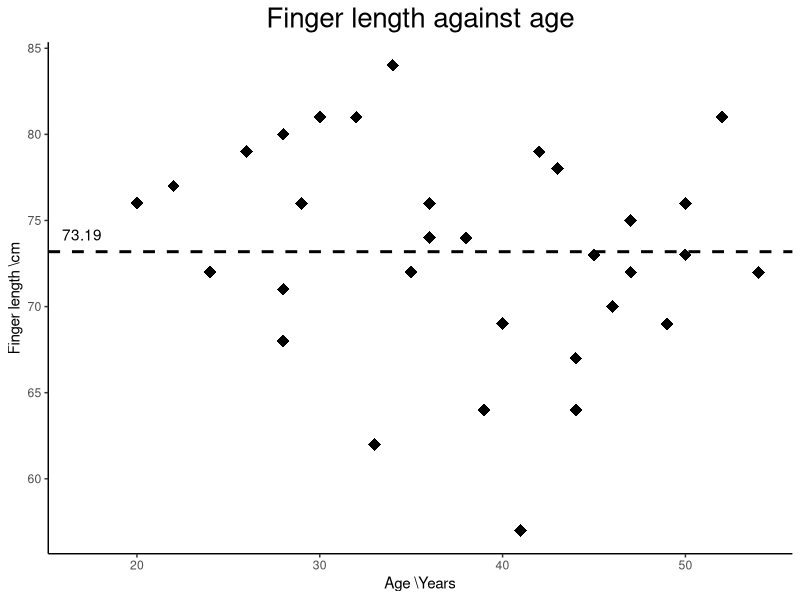
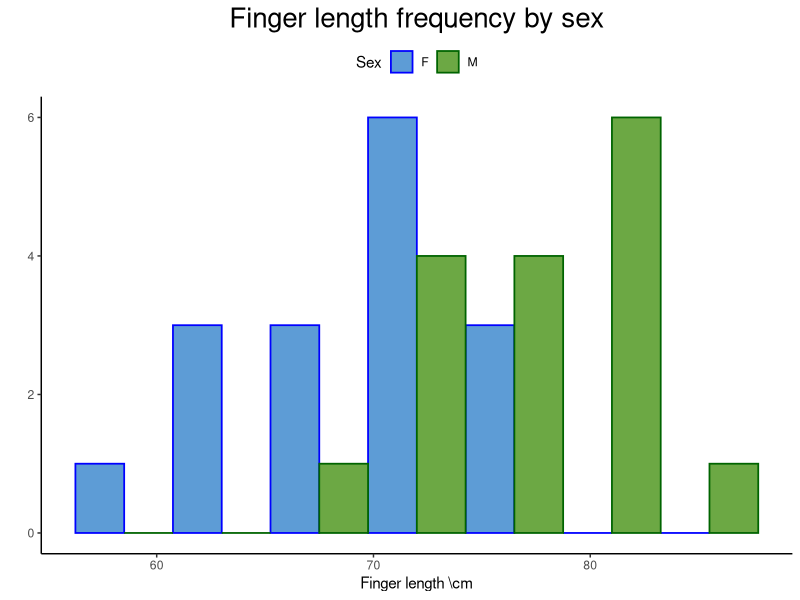
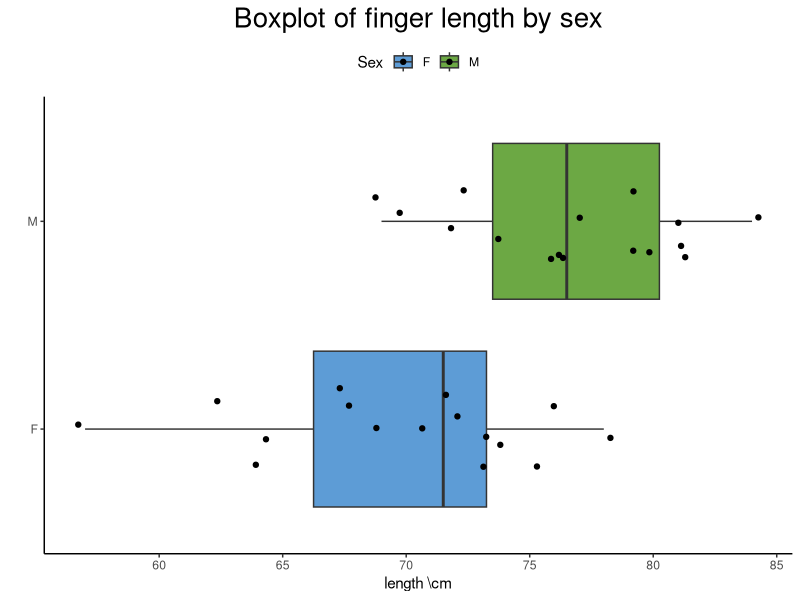

Reproduce these figures in R, in order.
## ---- chunk 1
library(RColorBrewer)
library(ggplot2)
library(dplyr)
library(readr)
library(knitr)
library(kableExtra)

df <- read_csv("ringData.csv")

smry<-
  df %>%
  group_by(Sex) %>%
  summarise(obs=n(), mean_length = round(mean(Length),2), s.dev=round(sd(Length),2), var=round(var(Length),2) )

correlation <- cor(df$Age,df$Length)

num_men<-df %>% filter(Sex=="M")  %>% summarise(n())
num_women<-df %>% filter(Sex=="F")  %>% summarise(n())

colors<-c("#5d9cd6","#6ca844")

bp<-ggplot(data=df, aes(x=Sex, y=Length, fill=Sex))

scat<-ggplot(data=df,aes(y=Length, x=Age))  


## ---- chunk 2
scat+geom_point(size=4, shape=18) + theme_classic()+
  #stat_smooth(method = "lm", se=FALSE)+
  #facet_grid(Sex ~ .)
  #geom_smooth(method="lm", se=FALSE, color="black", linetype="dashed")+
  geom_hline(yintercept = mean(df$Length), linetype="dashed", size=1)+
  scale_color_manual(values=colors)+
  theme_classic()+
  theme(axis.title.y = element_text(),   legend.position = "top", plot.title=element_text(hjust=0.5, size=20))+
  labs(x="Age \\Years", y="Finger length \\cm", title = "Finger length against age")+
  annotate(geom = "text", x = 17, y =  mean(df$Length)+1, label = round(mean(df$Length),2))
## ---- chunk 3
kable(smry) %>%
 kable_styling(position = "center")

## ---- chunk 4
hist<-ggplot(data=df,aes(x=Length, fill=Sex, color=Sex))

hist + geom_histogram(bins =7, position="dodge", size = 0.6)+
  labs(x="Finger length \\cm", y="", title = "Finger length frequency by sex")+
  scale_fill_manual(values=colors)+
  scale_color_manual(values=c("blue", "dark green"))+
  theme_classic()+
  theme(legend.position = "top", plot.title=element_text(hjust=0.5, size=20))

bp<-ggplot(data=df,aes(x=Sex,y=Length, fill=Sex))  

bp+geom_boxplot()+
  geom_jitter(width=0.2)+
  scale_fill_manual(values=colors)+
  theme_classic()+
  theme(legend.position = "top", plot.title=element_text(hjust=0.5, size=20))+
  coord_flip()+
  labs(y="length \\cm", x=" ", title="Boxplot of finger length by sex")
## ---- chunk 5
t.test(Length~Sex, data = df, var.equal=TRUE, mu=0)
